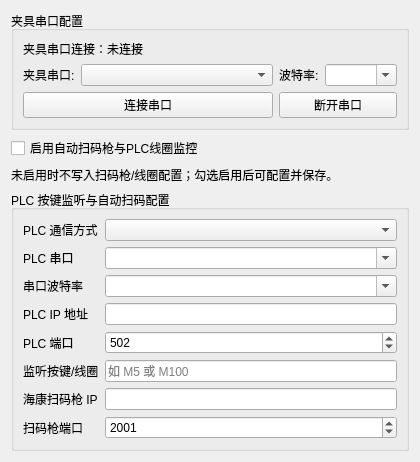
<?xml version="1.0" encoding="UTF-8"?>
<ui version="4.0">
 <class>Fixture_uart</class>
 <widget class="QWidget" name="Fixture_uart">
  <property name="geometry">
   <rect>
    <x>0</x>
    <y>0</y>
    <width>420</width>
    <height>380</height>
   </rect>
  </property>
  <property name="windowTitle">
   <string>治具串口配置</string>
  </property>
  <layout class="QGridLayout" name="gridLayout">
   <item row="0" column="0">
    <layout class="QVBoxLayout" name="verticalLayout">
     <item>
      <widget class="QGroupBox" name="fixtureUartGroup">
       <property name="title">
        <string>夹具串口配置</string>
       </property>
       <layout class="QGridLayout" name="gridLayoutFixture">
        <item row="0" column="0" colspan="4">
         <widget class="QLabel" name="Fixtureuartstate">
          <property name="text">
           <string>夹具串口连接：未连接</string>
          </property>
         </widget>
        </item>
        <item row="1" column="0">
         <widget class="QLabel" name="fixturePortLabel">
          <property name="text">
           <string>夹具串口:</string>
          </property>
         </widget>
        </item>
        <item row="1" column="1">
         <widget class="QComboBox" name="FixturecomNameCombo">
          <property name="sizePolicy">
           <sizepolicy hsizetype="Expanding" vsizetype="Fixed">
            <horstretch>0</horstretch>
            <verstretch>0</verstretch>
           </sizepolicy>
          </property>
         </widget>
        </item>
        <item row="1" column="2">
         <widget class="QLabel" name="fixtureBaudLabel">
          <property name="text">
           <string>波特率:</string>
          </property>
         </widget>
        </item>
        <item row="1" column="3">
         <widget class="QComboBox" name="FixtureBaudRateCombo">
          <property name="editable">
           <bool>true</bool>
          </property>
         </widget>
        </item>
        <item row="2" column="0" colspan="2">
         <widget class="QPushButton" name="FixtureconnectButton">
          <property name="text">
           <string>连接串口</string>
          </property>
         </widget>
        </item>
        <item row="2" column="2" colspan="2">
         <widget class="QPushButton" name="FixturedisconnectButton">
          <property name="text">
           <string>断开串口</string>
          </property>
         </widget>
        </item>
       </layout>
      </widget>
     </item>
     <item>
      <widget class="QCheckBox" name="preStartMonitorEnabledCheckBox">
       <property name="visible">
        <bool>false</bool>
       </property>
       <property name="text">
        <string>启用自动扫码枪与PLC线圈监控</string>
       </property>
      </widget>
     </item>
     <item>
      <widget class="QLabel" name="preStartMonitorHintLabel">
       <property name="visible">
        <bool>false</bool>
       </property>
       <property name="wordWrap">
        <bool>true</bool>
       </property>
       <property name="text">
        <string>未启用时不写入扫码枪/线圈配置；勾选启用后可配置并保存。</string>
       </property>
      </widget>
     </item>
     <item>
      <widget class="QGroupBox" name="preStartMonitorGroup">
       <property name="title">
        <string>PLC 按键监听与自动扫码配置</string>
       </property>
       <layout class="QFormLayout" name="preStartMonitorFormLayout">
        <item row="0" column="0">
         <widget class="QLabel" name="plcDeviceLabel">
          <property name="text">
           <string>PLC 通信方式</string>
          </property>
         </widget>
        </item>
        <item row="0" column="1">
         <widget class="QComboBox" name="plcDeviceCombo"/>
        </item>
        <item row="1" column="0">
         <widget class="QLabel" name="plcComPortLabel">
          <property name="text">
           <string>PLC 串口</string>
          </property>
         </widget>
        </item>
        <item row="1" column="1">
         <widget class="QComboBox" name="plcComPortCombo">
          <property name="editable">
           <bool>true</bool>
          </property>
         </widget>
        </item>
        <item row="2" column="0">
         <widget class="QLabel" name="plcBaudRateLabel">
          <property name="text">
           <string>串口波特率</string>
          </property>
         </widget>
        </item>
        <item row="2" column="1">
         <widget class="QComboBox" name="plcBaudRateCombo">
          <property name="editable">
           <bool>true</bool>
          </property>
         </widget>
        </item>
        <item row="3" column="0">
         <widget class="QLabel" name="plcIpLabel">
          <property name="text">
           <string>PLC IP 地址</string>
          </property>
         </widget>
        </item>
        <item row="3" column="1">
         <widget class="QLineEdit" name="plcIpLineEdit"/>
        </item>
        <item row="4" column="0">
         <widget class="QLabel" name="plcPortLabel">
          <property name="text">
           <string>PLC 端口</string>
          </property>
         </widget>
        </item>
        <item row="4" column="1">
         <widget class="QSpinBox" name="plcPortSpinBox">
          <property name="maximum">
           <number>65535</number>
          </property>
          <property name="value">
           <number>502</number>
          </property>
         </widget>
        </item>
        <item row="5" column="0">
         <widget class="QLabel" name="plcWaitAddressLabel">
          <property name="text">
           <string>监听按键/线圈</string>
          </property>
         </widget>
        </item>
        <item row="5" column="1">
         <widget class="QLineEdit" name="plcWaitAddressLineEdit">
          <property name="placeholderText">
           <string>如 M5 或 M100</string>
          </property>
         </widget>
        </item>
        <item row="6" column="0">
         <widget class="QLabel" name="scannerIpLabel">
          <property name="text">
           <string>海康扫码枪 IP</string>
          </property>
         </widget>
        </item>
        <item row="6" column="1">
         <widget class="QLineEdit" name="scannerIpLineEdit"/>
        </item>
        <item row="7" column="0">
         <widget class="QLabel" name="scannerPortLabel">
          <property name="text">
           <string>扫码枪端口</string>
          </property>
         </widget>
        </item>
        <item row="7" column="1">
         <widget class="QSpinBox" name="scannerPortSpinBox">
          <property name="maximum">
           <number>65535</number>
          </property>
          <property name="value">
           <number>2001</number>
          </property>
         </widget>
        </item>
       </layout>
      </widget>
     </item>
    </layout>
   </item>
  </layout>
 </widget>
 <resources/>
 <connections/>
</ui>
